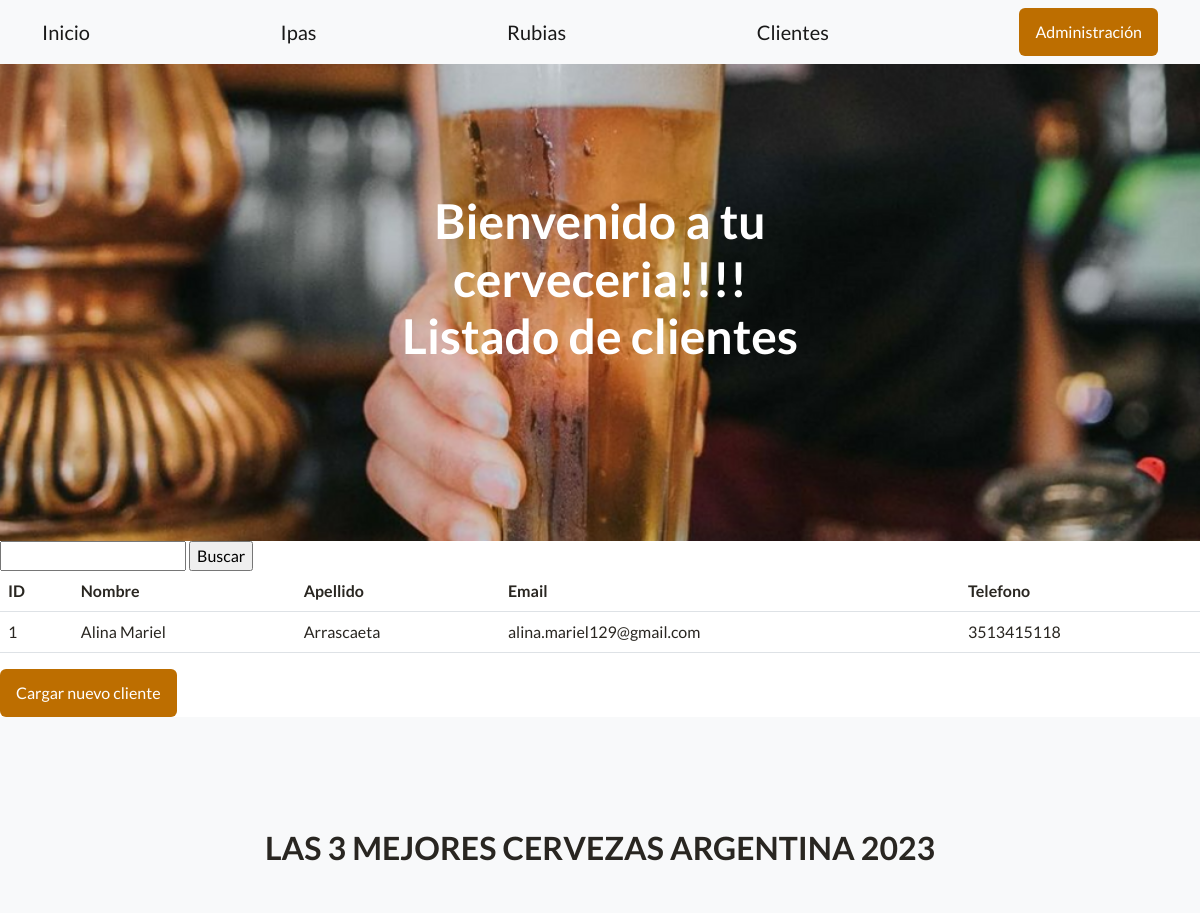
/app/cliente/ (upper part), run on an earlier commit of the app's database.
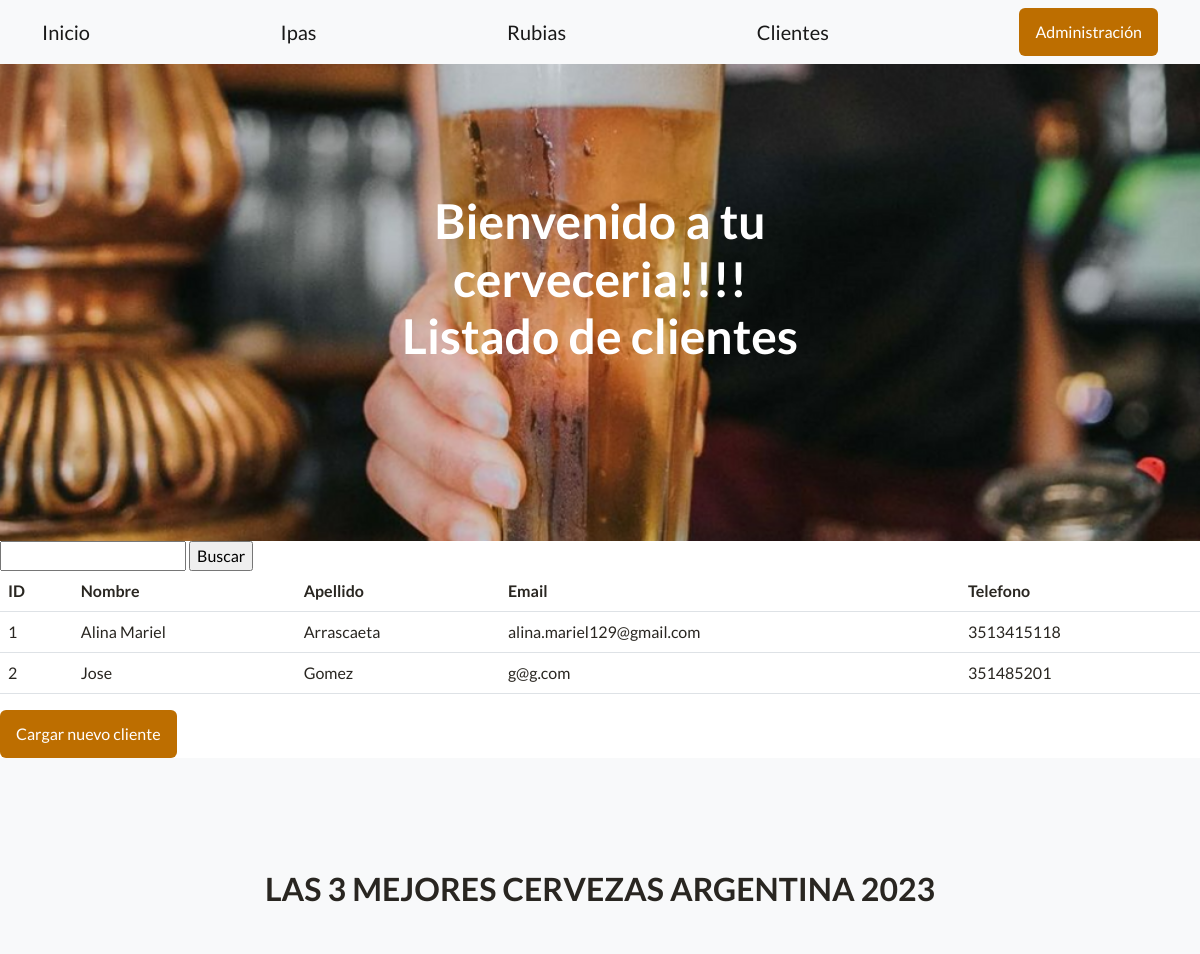
And on a later commit of the database.
### app/models.py (models this page shows, shortened)
class Cliente(models.Model):
    nombre = models.CharField(max_length=50)
    apellido = models.CharField(max_length=50)
    email = models.EmailField()
    telefono = models.IntegerField()

### app/views.py (the view)
# urls.py: path('cliente/', cliente , name="cliente"),
def cliente(request):
    ctx = {"db": Cliente.objects.all()}
    return render(request, "app/cliente.html", ctx)

### app/templates/app/cliente.html (shortened to what this page needs)
{% extends 'app/base.html' %}
{% load static %}
{% block cabecera %}
    Listado de clientes
{% endblock cabecera %}
{% block contenido %}
<form action="/app/buscar4" method="get">
    <input type="text" name="apellido" id="apellido">
    <input type="submit" value="Buscar">
</form>
<table class="table">
    <thead>
        <tr>
            <th>ID</th>
            <th>Nombre</th>
            <th>Apellido</th>
            <th>Email</th>
            <th>Telefono</th>
        </tr>
    </thead>
    <tbody>
    {% for curso in db %}
    <tr>
        <td>{{ curso.id }}</td>
        <td>{{ curso.nombre }}</td>
        <td>{{ curso.apellido }}</td>
        <td>{{ curso.email }}</td>
        <td>{{ curso.telefono }}</td>
    </tr>
    {% endfor %}
 </tbody>
</table>
<a class="btn btn-primary" style="background-color:#bd6e00; border:#bd6e00" href="{% url 'form_cliente' %}">Cargar nuevo cliente</a>
{% endblock contenido %}

What changed in the data, as far as the page shows it:
added Cliente: id "2", nombre "Jose", apellido "Gomez", email "g@g.com", telefono "351485201"
